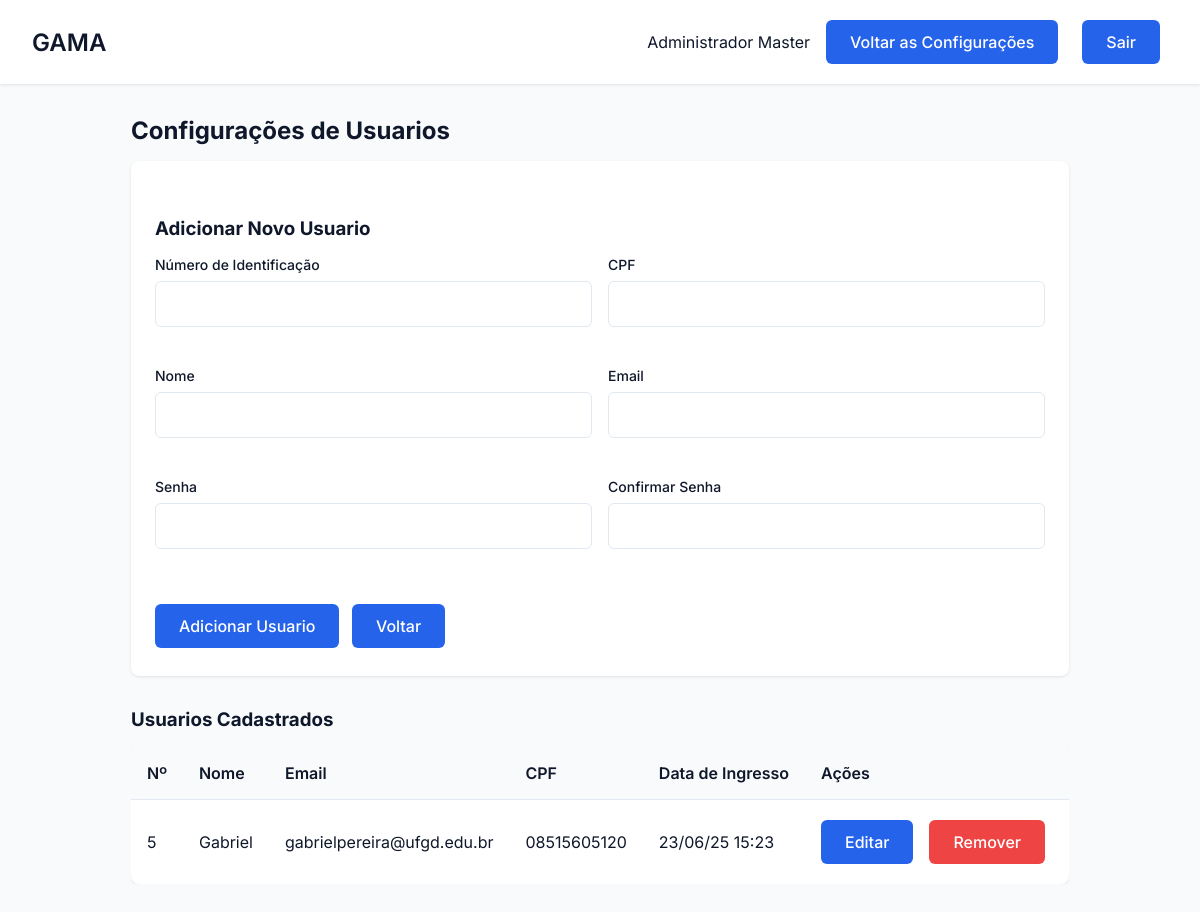
The page /usuario/config_usuarios (signed in) on the database its author committed.
### tables this page shows
CREATE TABLE Usuario (
        id_usuario TEXT PRIMARY KEY,
        cpf_usuario TEXT NOT NULL,
        nome TEXT NOT NULL,
        email TEXT NOT NULL,
        senha TEXT NOT NULL,
        tipo TEXT NOT NULL CHECK (tipo IN ('administrador', 'usuario')),
        data_ingresso DATETIME NOT NULL,
        data_saida DATETIME
    );

### gama/routes/usuario_routes.py (the view, shortened to what this page needs)
@usuario_bp.route('/config_usuarios', methods=['GET', 'POST'])
def config_usuarios():
    if 'usuario_id' not in session or session.get('tipo') != 'administrador':
        flash('Acesso negado.', 'error')
        return redirect(url_for('auth.login'))
    usuarios_originais = Usuario.get_all()
    usuarios_processados = []
    for usuario_tupla in usuarios_originais:
        usuario_lista = list(usuario_tupla)
        data_ingresso = usuario_lista[6]
        if isinstance(data_ingresso, str):
            try:
                usuario_lista[6] = datetime.strptime(data_ingresso.split('.')[0], '%Y-%m-%d %H:%M:%S')
            except ValueError:
                print(f"AVISO: Não foi possível converter a data '{data_ingresso}' para o usuario {usuario_lista[0]}.")
                usuario_lista[6] = data_ingresso
        usuarios_processados.append(tuple(usuario_lista))
    return render_template('config_usuarios.html', usuarios=usuarios_processados, nome=session.get('nome'))

### app.py (called while the page is built)
@app.before_request
def make_session_permanent():
    session.permanent = True

### gama/database/database.py (called while the page is built)
def conectar():
    diretorio_db = "gama/database"
    if not os.path.exists(diretorio_db):
        os.makedirs(diretorio_db)
    return sqlite3.connect(f"{diretorio_db}/editais.db")

### gama/models/usuario.py (called while the page is built)
    @staticmethod
    def get_all():
        conn = conectar()
        cursor = conn.cursor()
        try:
            cursor.execute("SELECT * FROM Usuario WHERE tipo = 'usuario'")
            return cursor.fetchall()
        except sqlite3.Error as e:
            print(f"Erro ao buscar usuários: {e}")
            return []
        finally:
            conn.close()

### gama/templates/config_usuarios.html (shortened to what this page needs)
<!DOCTYPE html>
<html lang="pt-BR">
<head>
    <link rel="stylesheet" href="{{ url_for('static', filename='css/estilo.css') }}">
    <link rel="stylesheet" href="{{ url_for('static', filename='css/usuarios.css') }}">
    <link rel="stylesheet" href="{{ url_for('static', filename='css/dashboard.css') }}">
</head>
<body>
    <div class="dashboard">
        <header class="dashboard-header">
            <nav class="dashboard-nav container">
                <h1 class="dashboard-title">GAMA</h1>
                <div class="dashboard-user">
                    <span>{{ session.get('nome') }}</span>
                    <a href="{{ url_for('admin.painel_admin') }}" class="btn btn-primary">Voltar as Configurações</a>
                    <a href="{{ url_for('auth.logout') }}" class="btn btn-primary">Sair</a>
                </div>
            </nav>
        </header>
        <main class="dashboard-content container">
            <h2>Configurações de Usuarios</h2>
            <div class="form-container">
                <h3 class="titulo">Adicionar Novo Usuario</h3>
                <form action="{{ url_for('usuarios.config_usuarios') }}" method="POST">
                    <div class="form-row">
                        <div class="form-group">
                            <label for="id_usuario" class="form-label">Número de Identificação</label>
                            <input type="text" id="id_usuario" name="id_usuario" class="form-input" required>
                        </div>
                        <div class="form-group">
                            <label for="cpf_usuario" class="form-label">CPF</label>
                            <input type="text" id="cpf_usuario" name="cpf_usuario" class="form-input" required>
                        </div>
                    </div>
                    <div class="form-row">
                        <div class="form-group">
                            <label for="nome" class="form-label">Nome</label>
                            <input type="text" id="nome" name="nome" class="form-input" required>
                        </div>
                        <div class="form-group">
                            <label for="email" class="form-label">Email</label>
                            <input type="email" id="email" name="email" class="form-input" required>
                        </div>
                    </div>
                    <div class="form-row">
                        <div class="form-group">
                            <label for="senha" class="form-label">Senha</label>
                            <input type="password" id="senha" name="senha" class="form-input" required>
                        </div>
                        <div class="form-group">
                            <label for="confirmar_senha" class="form-label">Confirmar Senha</label>
                            <input type="password" id="confirmar_senha" name="confirmar_senha" class="form-input" required>
                        </div>
                    </div>
                    <div>
                        <button type="submit" class="btn btn-primary">Adicionar Usuario</button>
                        <a href="{{ url_for('admin.painel_admin') }}" class="btn btn-secondary">Voltar</a>
                    </div>
                </form>
            </div>
            <h3 class="titulo">Usuarios Cadastrados</h3>
            <div class="tabela-container">
                <table class="table">
                    <thead>
                        <tr>
                            <th>Nº</th>
                            <th>Nome</th>
                            <th>Email</th>
                            <th>CPF</th>
                            <th>Data de Ingresso</th>
                            <th>Ações</th>
                        </tr>
                    </thead>
                    <tbody>
                        {% for usuario in usuarios %}
                        <tr>
                            <td>{{ usuario[0] }}</td>
                            <td>{{ usuario[2] }}</td>
                            <td>{{ usuario[3] }}</td>
                            <td>{{ usuario[1] }}</td>
                            <td>{{ usuario[6].strftime('%d/%m/%y %H:%M') }}</td>
                            <td class="acoes">
                                <button class="btn btn-secundario" onclick="openEditModal('{{ usuario[0] }}', '{{ usuario[2] }}', '{{ usuario[3] }}', '{{ usuario[1] }}')">Editar</button>
                                <form action="{{ url_for('usuarios.remover_usuario', id_usuario=usuario[0]) }}" method="POST" class="inline-form" onsubmit="return confirm('Tem certeza que deseja remover este usuario?');">
                                    <button type="submit" class="btn btn-perigo">Remover</button>
                                </form>
                            </td>
                        </tr>
                        {% endfor %}
                    </tbody>
                </table>
            </div>
        </main>
    </div>
</body>
</html>

### gama/static/css/estilo.css (style rules this page uses)
* { margin: 0; padding: 0; box-sizing: border-box; font-family: 'Inter', sans-serif; }
:root { --primary: #2563eb; --primary-dark: #4338ca; --secondary: #64748b; --danger: #ef4444; --success: #22c55e; --background: #f8fafc; --surface: #ffffff; --text: #0f172a; --text-light: #64748b; --primary-light: #93c5fd; --secondary: #2563eb; --accent: #10b981; --card-bg: #ffffff; }
body { background-color: var(--background); color: var(--text); min-height: 100vh; }
.container { max-width: 1200px; margin: 0 auto; padding: 0 1rem; }
.form-group { margin-bottom: 1.5rem; }
.form-label { display: block; font-size: 0.875rem; font-weight: 500; margin-bottom: 0.5rem; color: var(--text); }
.form-input { width: 100%; padding: 0.75rem 1rem; border: 1px solid #e2e8f0; border-radius: 6px; font-size: 1rem; transition: all 0.2s; }
.btn { display: inline-flex; align-items: center; justify-content: center; padding: 0.75rem 1.5rem; margin-right: 0.5rem; margin-top: 0.25rem; margin-bottom: 0.25rem; background-color: var(--primary); color: white; font-size: 1rem; font-weight: 500; border-radius: 6px; cursor: pointer; transition: all 0.2s; border: none; text-decoration: none; }
.btn-primary { background-color: var(--primary); color: white; }
.dashboard-content { padding: 2rem; }
.dashboard-content h2 { margin-bottom: 1rem; }
.btn-secondary { background-color: var(--secondary); color: white; }

### gama/static/css/usuarios.css (style rules this page uses)
.titulo { margin-top: 2rem; margin-bottom: 1rem; }
.tabela-container { overflow-x: auto; margin-bottom: 2rem; }
.table { width: 100%; border-collapse: collapse; background-color: var(--surface); border-radius: 8px; overflow: hidden; box-shadow: 0 1px 3px 0 rgb(0 0 0 / 0.1); }
.table th, .table td { padding: 1rem; text-align: left; border-bottom: 1px solid #e2e8f0; }
.table th { background-color: #f8fafc; font-weight: 600; }
.table tr:last-child td { border-bottom: none; }
.acoes { display: flex; gap: 0.5rem; }
.btn-secondary { margin-top: 15px; background-color: var(--secondary); color: white; text-decoration: none; }
.btn-perigo { background-color: var(--danger); color: white; }
.form-container { background-color: var(--surface); padding: 1.5rem; border-radius: 8px; box-shadow: 0 1px 3px 0 rgb(0 0 0 / 0.1); margin-bottom: 2rem; }
.form-row { display: flex; gap: 1rem; margin-bottom: 1rem; }
.form-group { flex: 1; }

### gama/static/css/dashboard.css (style rules this page uses)
.dashboard { min-height: 100vh; display: grid; grid-template-rows: auto 1fr; }
.dashboard-header { background: var(--surface); padding: 1rem; box-shadow: 0 1px 3px 0 rgb(0 0 0 / 0.1); margin-bottom: 2rem; }
.dashboard-nav { display: flex; justify-content: space-between; align-items: center; }
.container { max-width: 1200px; margin: 0 auto; padding: 0 1rem; }
.dashboard-title { font-size: 1.5rem; font-weight: 600; }
.dashboard-user { display: flex; align-items: center; gap: 1rem; }

### rows shown on the page
Usuario: id_usuario "5", nome "Gabriel", email "gabrielpereira@ufgd.edu.br", cpf_usuario "08515605120", usuario "23/06/25 15:23"

### other values the page prints
{{ session.get('nome') }} "Administrador Master"
